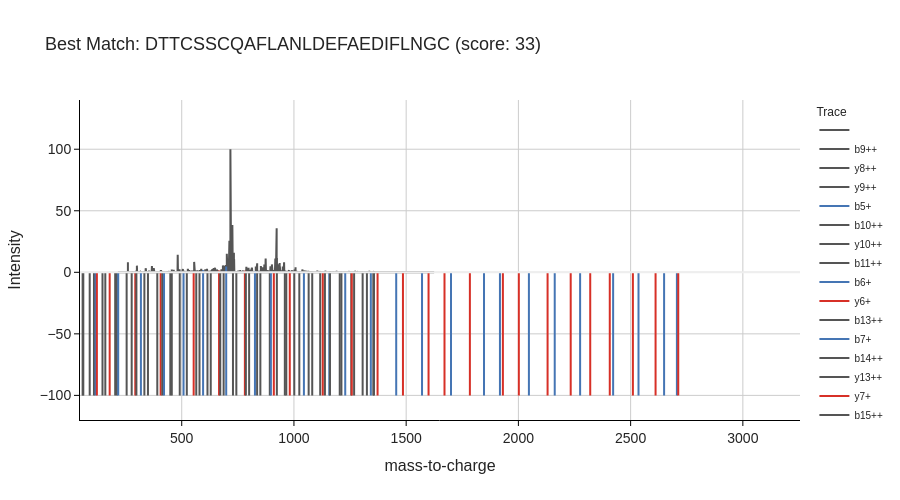
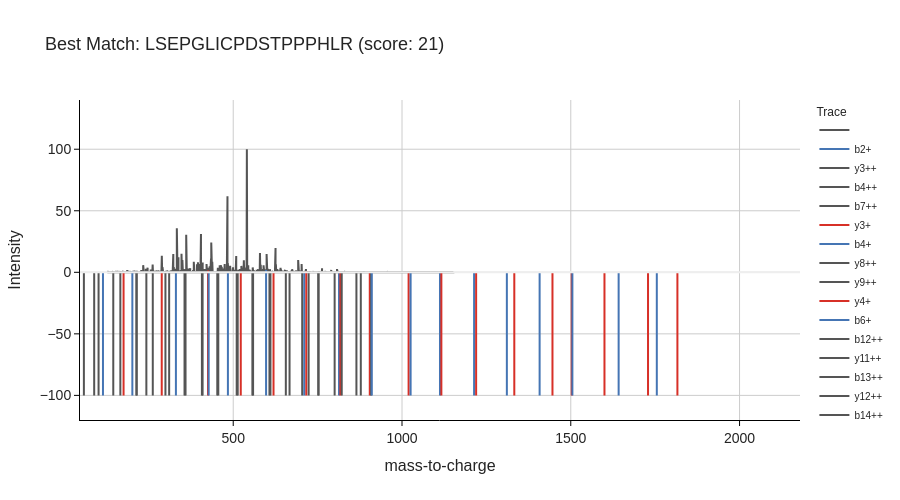
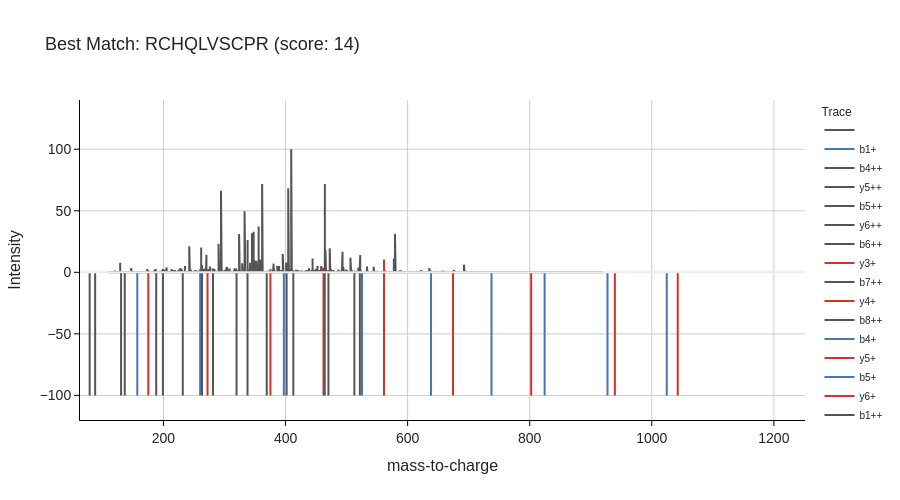

The notebook cell these images were saved under, in order:
### Markdown cell above
## 8. Visualize the Best Match with Mirror Plot

Finally, we visualize the best peptide-spectrum match using an interactive **mirror plot**.

**What is a mirror plot?** A mirror plot displays two spectra for easy visual comparison:
- **Top (pointing up)**: The experimental/observed spectrum, with matched peaks annotated by their ion type (b1, y3, etc.)
- **Bottom (pointing down/mirrored)**: The theoretical spectrum generated from the candidate peptide

Peaks that align vertically between the two spectra represent successful matches. Unmatched peaks in the experimental spectrum may be noise, neutral losses, or ions not included in the theoretical model. This visualization helps assess how well the identified peptide explains the observed fragmentation pattern.

<details>
<summary><b>Understanding the Mirror Plot</b></summary>

**How to read a mirror plot:**

```
Intensity ↑
          │  b3        y5   y7
          │   █    y4   █    █      ← Experimental (top)
          │   █     █   █    █
          │   █     █   █    █
──────────┼──────────────────────── m/z →
          │   █     █   █    █
          │   █     █   █    █
          │  b3    y4  y5   y7      ← Theoretical (bottom)
          ↓
```

**What to look for:**

| Pattern | Meaning |
|---------|---------|
| Many aligned peaks | Good match, confident ID |
| Unmatched peaks (top only) | Noise, neutral losses, or modifications |
| Missing theoretical peaks | Low fragmentation, ion suppression |
| Consecutive ion series | Strong sequence evidence (e.g., y3, y4, y5) |

**Peak annotations:**
- `b3` = b-ion from position 3 (N-terminal side)
- `y5` = y-ion from position 5 (C-terminal side)
- `b3++` = doubly-charged b3 ion

</details>

---

### Exercise 3: Interpret the Mirror Plot

After generating the visualization, examine it carefully:

1. **Count the matched peaks**: How many b-ions and y-ions are annotated?
2. **Look for gaps**: Are there missing ions in the series (e.g., y3, y5, y7 but no y4, y6)?
3. **Check unmatched peaks**: Are there intense peaks in the experimental spectrum without annotations?

<details>
<summary><b>Click for interpretation guidance</b></summary>

**What gaps tell you:**
- Some fragment ions don't form efficiently (especially around Proline)
- Neutral losses may "steal" intensity from the main ion
- Some fragments may be outside the mass range

**Why unmatched peaks matter:**
- **Intense unmatched peaks** might indicate:
  - Post-translational modifications not in your search
  - Chimeric spectra (two peptides co-isolated)
  - Contaminants
- **Low-intensity unmatched peaks** are often just noise

**A good match typically has:**
- >50% of theoretical ions matched
- At least one long consecutive series (3+ ions)
- Matched ions have reasonable intensity

</details>

---

### Code cell
import pyopenms_viz  # registers the plotting backend

def create_annotated_spectrum_df(observed_spectrum, theo_spectrum, alignment):
    """
    Create an annotated DataFrame from observed spectrum with ion labels from alignment.
    """
    mzs, intensities = observed_spectrum.get_peaks()
    annotations = [""] * len(mzs)
    
    for theo_idx, exp_idx in alignment:
        annotations[exp_idx] = theo_spectrum.getStringDataArrays()[0][theo_idx].decode()

    return pd.DataFrame({
        'mz': mzs,
        'intensity': intensities,
        'ion_annotation': annotations
    })

# Get best matches and sort by score (top 3)
best_matches = []
for idx, row in candidate_df.iterrows():
    best_pep, best_theo, best_align, best_score, _ = select_best_candidate(row)
    if best_pep is not None:
        best_matches.append({
            'df_idx': idx,
            'spectrum_idx': row['spectrum_idx'],
            'peptide': best_pep,
            'theo_spectrum': best_theo,
            'alignment': best_align,
            'score': best_score
        })

# Sort by score descending and take top 3
best_matches.sort(key=lambda x: x['score'], reverse=True)
top_matches = best_matches[:3]

print(f"Showing top {len(top_matches)} matches by score:\n")

# Visualize top matches
for match in top_matches:
    observed_spectrum = MS2[match['spectrum_idx']]
    
    # Create annotated experimental spectrum DataFrame
    exp_df = create_annotated_spectrum_df(observed_spectrum, match['theo_spectrum'], match['alignment'])
    
    # Create theoretical spectrum DataFrame
    theo_df = match['theo_spectrum'].get_df()
    
    print(f"Spectrum {match['spectrum_idx']}: {match['peptide'].toString()} (score: {match['score']})")

    # Plot mirror spectrum
    exp_df.plot(
        kind='spectrum',
        backend='ms_plotly',
        x='mz',
        y='intensity',
        reference_spectrum=theo_df,
        mirror_spectrum=True,
        ion_annotation='ion_annotation',
        title=f"Best Match: {match['peptide'].toString()} (score: {match['score']})",
        width=900,
        height=500,
        annotate_top_n_peaks=0,
    );
